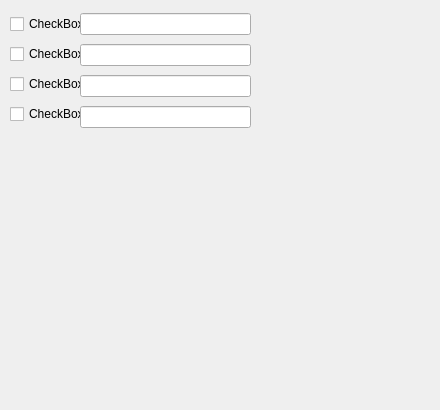
<?xml version="1.0" encoding="UTF-8"?>
<ui version="4.0">
 <class>Form</class>
 <widget class="QWidget" name="Form">
  <property name="geometry">
   <rect>
    <x>0</x>
    <y>0</y>
    <width>440</width>
    <height>410</height>
   </rect>
  </property>
  <property name="windowTitle">
   <string>Form</string>
  </property>
  <widget class="QWidget" name="verticalLayoutWidget">
   <property name="geometry">
    <rect>
     <x>10</x>
     <y>10</y>
     <width>171</width>
     <height>121</height>
    </rect>
   </property>
   <layout class="QVBoxLayout" name="verticalLayout">
    <item>
     <widget class="QCheckBox" name="checkBox">
      <property name="text">
       <string>CheckBox</string>
      </property>
     </widget>
    </item>
    <item>
     <widget class="QCheckBox" name="checkBox_2">
      <property name="text">
       <string>CheckBox</string>
      </property>
     </widget>
    </item>
    <item>
     <widget class="QCheckBox" name="checkBox_3">
      <property name="text">
       <string>CheckBox</string>
      </property>
     </widget>
    </item>
    <item>
     <widget class="QCheckBox" name="checkBox_4">
      <property name="text">
       <string>CheckBox</string>
      </property>
     </widget>
    </item>
   </layout>
  </widget>
  <widget class="QWidget" name="verticalLayoutWidget_2">
   <property name="geometry">
    <rect>
     <x>80</x>
     <y>10</y>
     <width>171</width>
     <height>121</height>
    </rect>
   </property>
   <layout class="QVBoxLayout" name="verticalLayout_2">
    <item>
     <widget class="QLineEdit" name="lineEdit"/>
    </item>
    <item>
     <widget class="QLineEdit" name="lineEdit_2"/>
    </item>
    <item>
     <widget class="QLineEdit" name="lineEdit_3"/>
    </item>
    <item>
     <widget class="QLineEdit" name="lineEdit_4"/>
    </item>
   </layout>
  </widget>
 </widget>
 <resources/>
 <connections/>
</ui>
